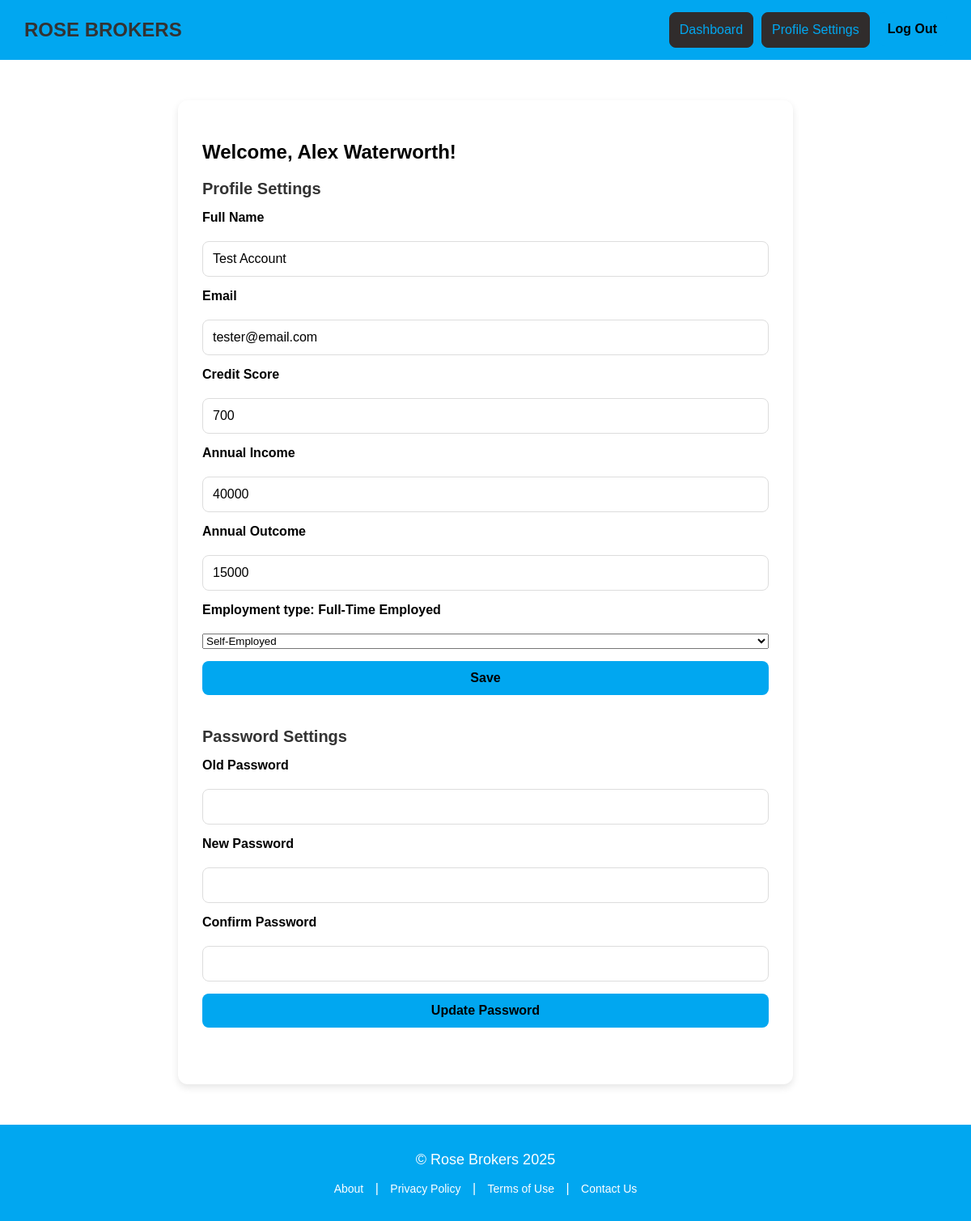
The page /settings.php (signed in) on the database its author committed.
### tables this page shows
CREATE TABLE "Users" (
	"UserId"	INTEGER,
	"Email"	TEXT NOT NULL UNIQUE,
	"FullName"	TEXT NOT NULL,
	"AnnualIncome"	NUMERIC,
	"AnnualOutcome"	NUMERIC,
	"CreditScore"	NUMERIC,
	"EmploymentType"	TEXT,
	"DOB"	TEXT,
	"Password"	TEXT NOT NULL,
	"QuoteId"	TEXT,
	PRIMARY KEY("UserId"),
	FOREIGN KEY("QuoteId") REFERENCES "Quote"("QuoteId")
);

### settings.php (the view, shortened to what this page needs)
<?php
include 'db.php';
require 'headerFooter.php';
$user_id = $_SESSION['user_id'];
$stmt = $conn->prepare("SELECT FullName, Email, CreditScore, AnnualIncome, AnnualOutcome, EmploymentType FROM Users WHERE UserId = ?");
$stmt->execute([$user_id]);
$user = $stmt->fetch(PDO::FETCH_ASSOC);
?>
<!DOCTYPE html>
<html lang="en">
<head>
    <link rel="stylesheet" href="css/global.css" />
</head>
<body>
<section class="profile-page__container">
    <div class="profile-page__content">
        <h2 class="profile-page__title">Welcome, <?php echo htmlspecialchars($_SESSION['fullname']); ?>!</h2>
        <div class="profile-page__section">
            <h3 class="profile-page__section-title">Profile Settings</h3>
            <form class="profile-page__form" method="POST">
                <label for="FullName" class="profile-page__label">Full Name</label>
                <input type="text" id="FullName" name="FullName" class="profile-page__input" value="<?php echo htmlspecialchars($user['FullName']); ?>">
                <label for="email" class="profile-page__label">Email</label>
                <input type="email" id="email" name="email" class="profile-page__input" value="<?php echo htmlspecialchars($user['Email']); ?>">
                <label for="CreditScore" class="profile-page__label">Credit Score</label>
                <input type="CreditScore" id="CreditScore" name="CreditScore" class="profile-page__input" value="<?php echo htmlspecialchars($user['CreditScore']); ?>">
                <label for="AnnualIncome" class="profile-page__label">Annual Income</label>
                <input type="AnnualIncome" id="AnnualIncome" name="AnnualIncome" class="profile-page__input" value="<?php echo htmlspecialchars($user['AnnualIncome']); ?>">
                <label for="AnnualOutcome" class="profile-page__label">Annual Outcome</label>
                <input type="AnnualOutcome" id="AnnualOutcome" name="AnnualOutcome" class="profile-page__input" value="<?php echo htmlspecialchars($user['AnnualOutcome']); ?>">
                <label for="EmploymentType" class="profile-page__label">
                    Employment type: <?php echo htmlspecialchars($user['EmploymentType'] ?? '', ENT_QUOTES, 'UTF-8'); ?>
                </label>
                <select type="EmploymentType" id="EmploymentType" name="EmploymentType" >
                    <option value="Self-Employed" selected="selected">Self-Employed</option>
                </select>
                <button type="submit" class="profile-page__btn profile-page__btn--save">Save</button>
            </form>
        </div>
        <div class="profile-page__section">
            <h3 class="profile-page__section-title">Password Settings</h3>
            <form class="profile-page__form" method="POST">
                <label for="old_password" class="profile-page__label">Old Password</label>
                <input type="password" id="old_password" name="old_password" class="profile-page__input">
                <label for="new_password" class="profile-page__label">New Password</label>
                <input type="password" id="new_password" name="new_password" class="profile-page__input">
                <label for="confirm_password" class="profile-page__label">Confirm Password</label>
                <input type="password" id="confirm_password" name="confirm_password" class="profile-page__input">
                <button type="submit" class="profile-page__btn profile-page__btn--save">Update Password</button>
            </form>
        </div>
    </div>
</section>
</body>
</html>

### css/global.css (style rules this page uses)
body { font-family: Arial, sans-serif; margin: 0; padding: 0; background-color: white; }
.profile-page__container { max-width: 700px; margin: 50px auto; background-color: #fff; padding: 30px; border-radius: 12px; box-shadow: 0 4px 10px rgba(0, 0, 0, 0.1); }
.profile-page__section { margin-bottom: 40px; text-align: left; }
.profile-page__section-title { font-size: 20px; margin-bottom: 15px; color: #333; }
.profile-page__form { display: flex; flex-direction: column; gap: 15px; }
.profile-page__label { font-weight: bold; margin-bottom: 5px; }
.profile-page__input { padding: 12px; border: 1px solid #ddd; border-radius: 8px; font-size: 16px; }
.profile-page__btn { padding: 12px 20px; border: none; border-radius: 8px; font-size: 16px; cursor: pointer; }
.profile-page__btn--save { background-color: #01A7F0; color: black; font-weight: bold; }

### rows shown on the page
users: FullName "Test Account", email "tester@email.com", CreditScore "700", AnnualIncome "40000", AnnualOutcome "15000", EmploymentType "Full-Time Employed"

### other values the page prints
$_SESSION['fullname'] "Alex Waterworth"
